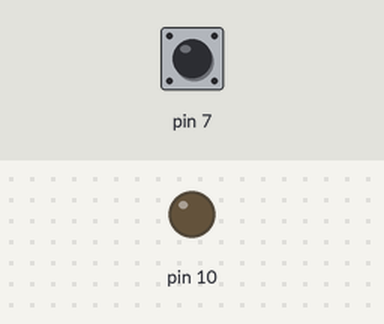
Simulated run of this sketch. Board: Arduino Uno, built with avr-gcc and run on an emulated ATmega328P. Shown: output pins drawn as LEDs (lit = HIGH). Dashed ring = blinking. The test bench sets the inputs (shaded band); at power-on: pin 7 HIGH.

Above: at 1.2 s.
1.3 s: pin 7 pulled LOW for 1 s
At 1.8 s:
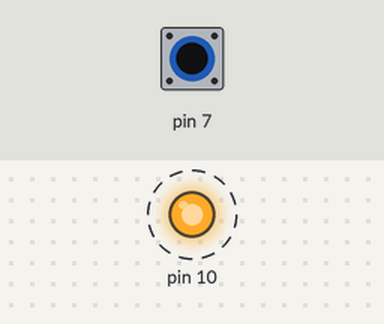
5.3 s: pin 7 pulled LOW for 0.15 s
7.0 s: pin 7 pulled LOW for 3.2 s
Timing chart, 0 to 17.7 s (numbered marks = the images above; inputs shaded):
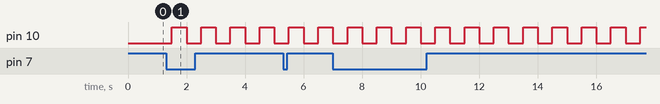

The sketch:

multitasking.ino
```cpp
//defining task intervals
#define task_sw 100
#define task_led 500

//defining initial states
int sw_state=0;
int led_state=0;
unsigned current_value;
unsigned tasksw_ms=0;
unsigned taskled_ms=0;

void setup() {
  pinMode(7,INPUT_PULLUP);
  pinMode(10, OUTPUT);

}

void loop() {
   current_value=millis();
   if((current_value-tasksw_ms)>=task_sw)
    {
      tasksw_ms=current_value;
      if(digitalRead(7)==LOW)
         sw_state++;
    }
   if((current_value-taskled_ms)>=task_led)
   {
    taskled_ms=current_value;
    if(sw_state)
      {
        led_state=led_state^1;
        digitalWrite(10,led_state);
        sw_state--;
      }
    else
        digitalWrite(10,LOW);
   }

}
```

Measured:
- after the input at 1.3 s, pin 10: alternates HIGH for 0.50 s and LOW for 0.50 s, starting after 0.20 s
